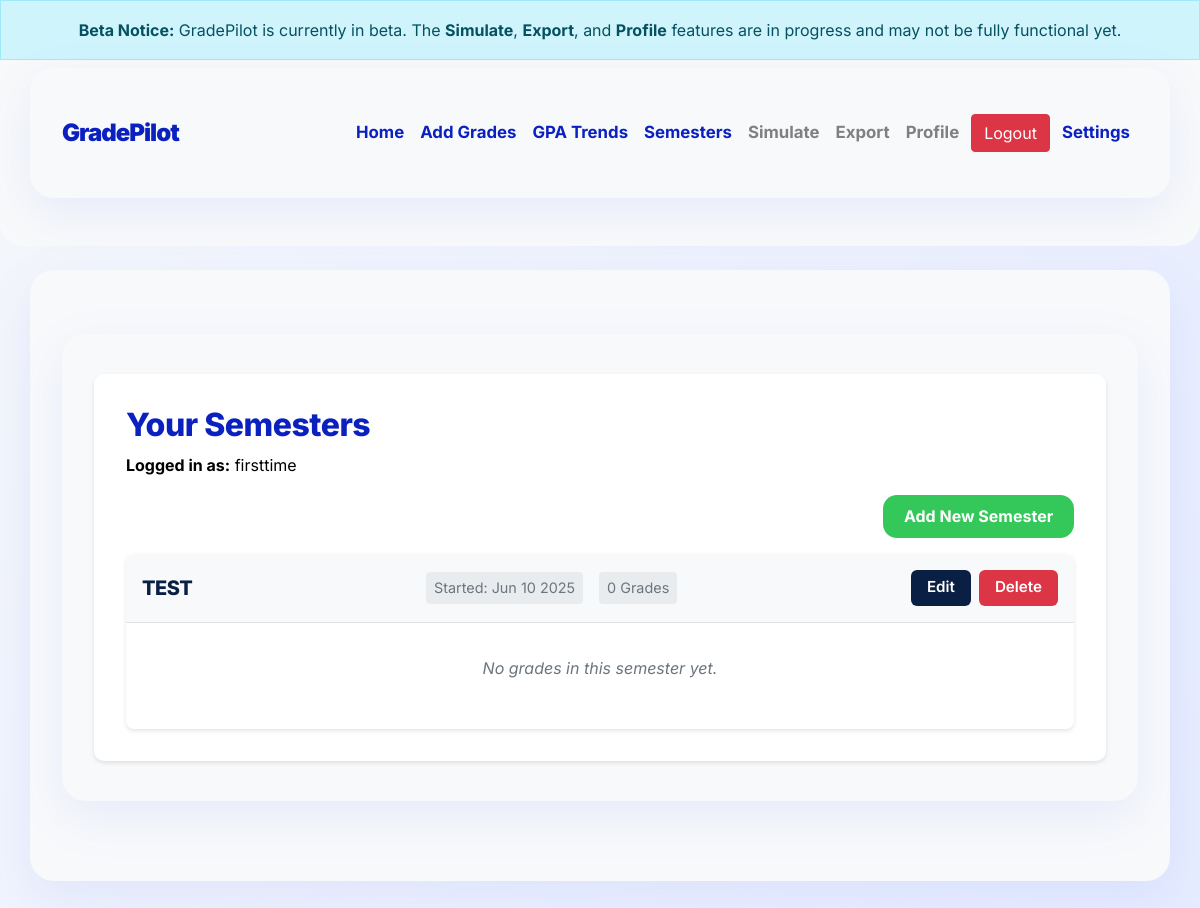
Screenshot of /semesters (signed in) with the database file from the repository.
### app/models.py (models this page shows, shortened)
class User(db.Model, UserMixin):
    id = db.Column(db.Integer, primary_key=True)
    username = db.Column(db.String(150), unique=True, nullable=False)
    password_hash = db.Column(db.String(256), nullable=False)
    gpa_scale = db.Column(db.String(20), default='standard')  # 'standard', 'weighted_5', 'weighted_6', 'percentage', 'custom'
    grade_format = db.Column(db.String(20), default='simple')  # 'plus_minus' or 'simple'
    use_credit_hours = db.Column(db.Boolean, default=False)  # New field for credit hours toggle
    a_plus = db.Column(db.Float, default=4.0)
    a = db.Column(db.Float, default=4.0)
    a_minus = db.Column(db.Float, default=3.7)
    b_plus = db.Column(db.Float, default=3.3)
    b = db.Column(db.Float, default=3.0)
    b_minus = db.Column(db.Float, default=2.7)
    c_plus = db.Column(db.Float, default=2.3)
    c = db.Column(db.Float, default=2.0)
    c_minus = db.Column(db.Float, default=1.7)
    d_plus = db.Column(db.Float, default=1.3)
    d = db.Column(db.Float, default=1.0)
    d_minus = db.Column(db.Float, default=0.7)
    f = db.Column(db.Float, default=0.0)
    weight_regular = db.Column(db.Float, default=0.0)
    weight_honors = db.Column(db.Float, default=0.5)
    weight_ap = db.Column(db.Float, default=1.0)
    weight_ib = db.Column(db.Float, default=1.0)
    weight_de = db.Column(db.Float, default=1.0)
    gpa_cap = db.Column(db.Float, nullable=True)
    settings = db.relationship('UserSettings', uselist=False, backref='user', cascade="all, delete")
    first_login = db.Column(db.Boolean, default=True)
    is_admin = db.Column(db.Boolean, default=False)
    last_seen = db.Column(db.DateTime, default=datetime.utcnow)
    is_online = db.Column(db.Boolean, default=False)
    activities = db.relationship('UserActivity', backref='user', lazy=True)
    def update_activity(self, action, ip_address=None, user_agent=None, details=None):
        activity = UserActivity(
            user_id=self.id,
            action=action,
            ip_address=ip_address,
            user_agent=user_agent,
            details=details
        )
        db.session.add(activity)
        self.last_seen = datetime.utcnow()
        self.is_online = True
        db.session.commit()

class Semester(db.Model):
    id = db.Column(db.Integer, primary_key=True)
    name = db.Column(db.String(32), nullable=False)
    start_date = db.Column(db.Date, nullable=False)
    user_id = db.Column(db.Integer, db.ForeignKey('user.id'), nullable=False)
    grades = db.relationship('Grade', backref='semester', lazy=True)

### app/routes.py (the view)
@main.route('/semesters')
@login_required
def semesters():
    semesters = Semester.query.filter_by(user_id=current_user.id).order_by(Semester.start_date.desc()).all()
    form = DeleteForm()
    return render_template(
        'semester.html',
        semesters=semesters,
        request=request,
        calculate_gpa=calculate_gpa,  # Pass the calculate_gpa function to the template
        form=form  # Pass the form to the template
    )

### app/__init__.py (called while the page is built)
def is_admin():
    return current_user.is_authenticated and current_user.username in ADMIN_USERNAMES

### app/routes.py (called while the page is built)
@main.before_request
def track_activity():
    if current_user.is_authenticated:
        current_user.update_activity(
            action=request.endpoint,
            ip_address=request.remote_addr,
            user_agent=request.user_agent.string,
            details={'path': request.path}
        )

### app/templates/semester.html (shortened to what this page needs)
{% extends 'layout.html' %}
{% block content %}
<div class="container mt-4">
    <div class="grades-list">
        <h2>Your Semesters</h2>
        <p><strong>Logged in as:</strong> {{ current_user.username }}</p>
        <div class="text-end mb-3">
            <a href="{{ url_for('main.add_semester') }}" class="btn btn-green">Add New Semester</a>
        </div>
        {% if semesters %}
            {% set semester_gpas = [] %}
            {% for semester in semesters %}
                {% if semester.grades %}
                    {% set gpa = calculate_gpa(semester.grades) %}
                    {% set _ = semester_gpas.append((semester.id, gpa)) %}
                {% endif %}
            {% endfor %}
            {% if semester_gpas %}
                {% set max_gpa = semester_gpas|map(attribute=1)|max %}
                {% set min_gpa = semester_gpas|map(attribute=1)|min %}
                {% set max_gpa_ids = [] %}
                {% set min_gpa_ids = [] %}
                {% for id, gpa in semester_gpas %}
                    {% if gpa == max_gpa %}
                        {% set _ = max_gpa_ids.append(id) %}
                    {% endif %}
                    {% if gpa == min_gpa %}
                        {% set _ = min_gpa_ids.append(id) %}
                    {% endif %}
                {% endfor %}
            {% endif %}
            <div class="semesters-container">
                {% for semester in semesters %}
                <div class="semester-card">
                    <div class="semester-header">
                        <h3>{{ semester.name }}</h3>
                        <div class="semester-info">
                            <span class="date">Started: {{ semester.start_date.strftime('%b %d %Y') if semester.start_date else 'No date' }}</span>
                            <span class="grade-count">{{ semester.grades|length }} Grades</span>
                        </div>
                        <div class="semester-actions">
                            <a href="{{ url_for('main.edit_semester', semester_id=semester.id) }}" class="btn btn-edit">Edit</a>
                            <form method="POST" action="{{ url_for('main.delete_semester', semester_id=semester.id) }}" style="display:inline;">
                                <button type="submit" class="btn btn-delete" onclick="return confirm('Are you sure you want to delete this semester? This will also delete all grades in this semester.');">Delete</button>
                            </form>
                        </div>
                    </div>
                    {% if semester.grades %}
                    <div class="grades-scroll-container">
                        <table class="table table-striped grades-table">
                            <thead>
                                <tr>
                                    <th><a href="#" class="sort-link" data-sort="subject">Subject</a></th>
                                    <th><a href="#" class="sort-link" data-sort="grade">Grade</a></th>
                                    <th><a href="#" class="sort-link" data-sort="letter">Letter</a></th>
                                    <th><a href="#" class="sort-link" data-sort="type">Course Type</a></th>
                                </tr>
                            </thead>
                            <tbody>
                                {% for grade in semester.grades %}
                                <tr>
                                    <td data-key="subject">{{ grade.subject }}</td>
                                    <td data-key="grade">{{ "%.2f"|format(grade.grade) }}</td>
                                    <td data-key="letter">{{ grade.letter }}</td>
                                    <td data-key="type">{{ grade.course_type }}</td>
                                </tr>
                                {% endfor %}
                            </tbody>
                        </table>
                    </div>
                    {% else %}
                    <div class="no-grades">
                        <p>No grades in this semester yet.</p>
                    </div>
                    {% endif %}
                </div>
                {% endfor %}
            </div>
        {% else %}
            <p class="text-center">No semesters found. Click "Add New Semester" to create one.</p>
        {% endif %}
    </div>
</div>
{% endblock %}

### app/static/css/main.css (style rules this page uses)
:root { --accent: #5B75F5; --accent-light: #E6ECFF; --accent-dark: #0A21C0; --success: #34C759; --danger: #FF3B30; --gray-bg: #F5F7FB; --gray-card: #F8F9FB; --shadow-xl: 0 16px 48px rgba(91, 117, 245, 0.10); }
body { background: linear-gradient(120deg, #f5f7fb 0%, #e6ecff 100%); color: var(--text-dark); font-family: 'Inter', -apple-system, BlinkMacSystemFont, 'Segoe UI', Roboto, sans-serif; margin: 0; padding: 0; line-height: 1.65; font-size: 16px; -webkit-font-smoothing: antialiased; text-rendering: optimizeLegibility; overflow-x: hidden; }
.container, .content-section { background: var(--gray-card); box-shadow: var(--shadow-xl); border-radius: 24px; padding: 2.5rem 2rem; margin-bottom: 2.5rem; }
h1, h2, h3, h4 { font-family: 'Inter', -apple-system, BlinkMacSystemFont, 'Segoe UI', Roboto, sans-serif; font-weight: 800; color: var(--accent-dark); letter-spacing: -0.5px; }
.btn-edit { background: var(--accent); color: #fff; border-radius: 12px; font-weight: 600; padding: 0.5rem 1.1rem; transition: background 0.2s, box-shadow 0.2s; }
.btn-delete { background: var(--danger); color: #fff; border-radius: 12px; font-weight: 600; padding: 0.5rem 1.1rem; transition: background 0.2s, box-shadow 0.2s; }

### app/templates/layout.html (style rules this page uses)
.btn { position: relative; z-index: 1000; }

### app/templates/semester.html (style rules this page uses)
.grades-list { background: #fff; padding: 2rem; border-radius: 10px; box-shadow: 0 2px 4px rgba(0, 0, 0, 0.1); }
.semesters-container { display: flex; flex-direction: column; gap: 1.5rem; }
.semester-card { background: #fff; border-radius: 8px; box-shadow: 0 2px 4px rgba(0, 0, 0, 0.1); overflow: hidden; }
.semester-header { background: #f8f9fa; padding: 1rem; border-bottom: 1px solid #dee2e6; display: flex; justify-content: space-between; align-items: center; flex-wrap: wrap; gap: 1rem; }
.semester-header h3 { margin: 0; color: #0a1f44; font-size: 1.25rem; }
.semester-info { display: flex; gap: 1rem; color: #6c757d; font-size: 0.9rem; align-items: center; }
.semester-actions { display: flex; gap: 0.5rem; }
.btn { padding: 0.4rem 1rem; font-size: 0.95rem; border-radius: 6px; font-weight: 600; border: none; cursor: pointer; text-decoration: none; transition: background-color 0.3s ease; }
.btn-edit { background-color: #0a1f44; color: white; }
.btn-delete { background-color: #dc3545; color: white; }
.btn-green { background: #34C759; color: #fff; border: none; border-radius: 14px; font-weight: 700; font-size: 1rem; box-shadow: var(--shadow-sm); padding: 0.6rem 1.3rem; transition: background-color 0.18s cubic-bezier(.4,2,.6,1), box-shadow 0.18s cubic-bezier(.4,2,.6,1), transform 0.18s cubic-bezier(.4,2,.6,1); }
.no-grades { padding: 2rem; text-align: center; color: #6c757d; font-style: italic; }
.date, .grade-count, .gpa-display { display: inline-block; padding: 0.25rem 0.5rem; background: #e9ecef; border-radius: 4px; }

### rows the page displays
User: username "firsttime"
Semester: name "TEST", start_date "Jun 10 2025", grades|length "0"
